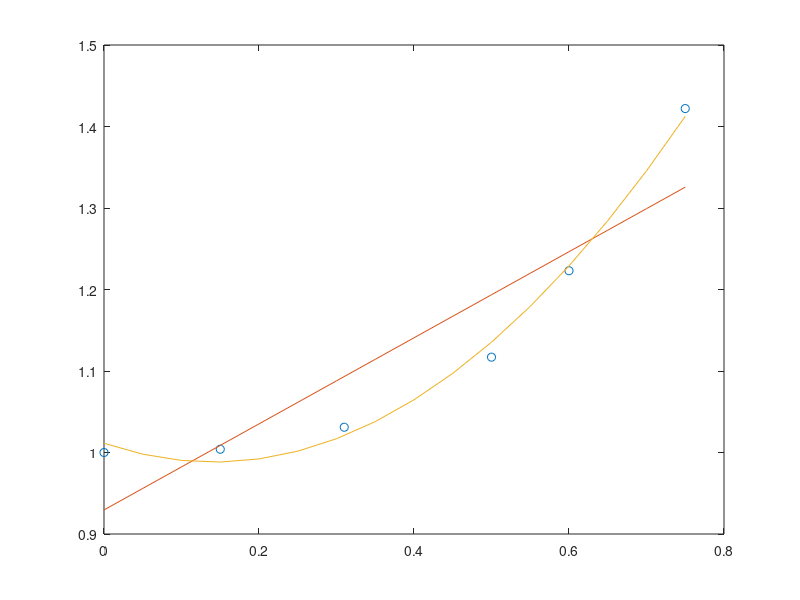
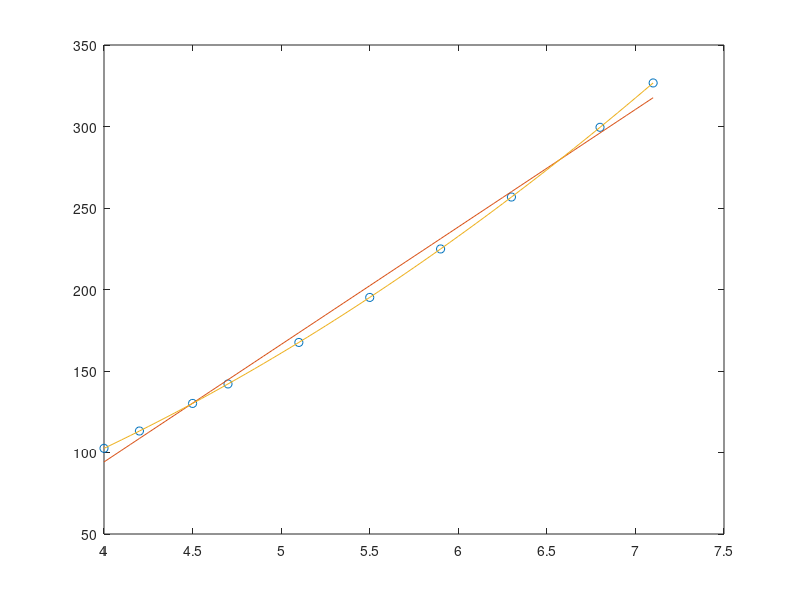
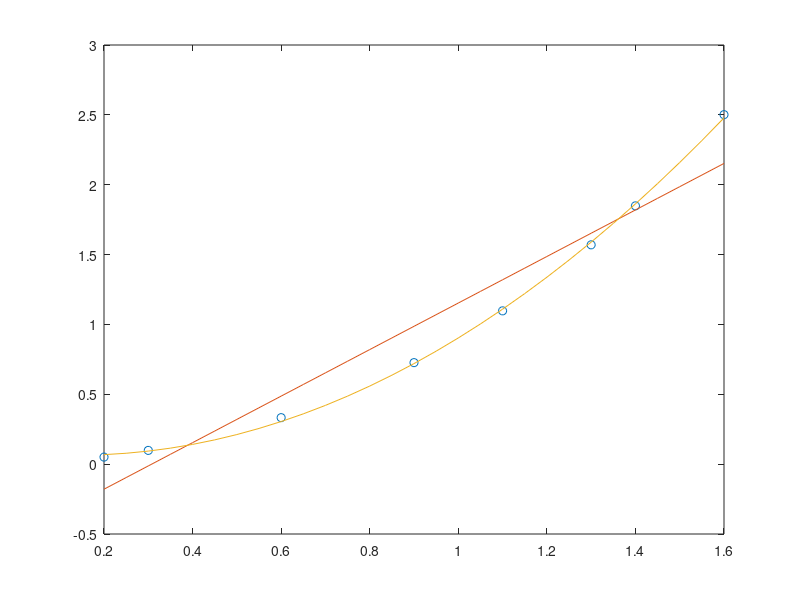

Source code (MATLAB) for these figures, in order:
%Nicholas Fong CSCI 166 MP 5 3/5/17

%data
x1 = [0,0.15,0.31,0.5,0.6,0.75];
x1New = 0:0.05:0.75;
y1 = [1,1.004,1.031,1.117,1.223,1.422];

x2 = [4,4.2,4.5,4.7,5.1,5.5,5.9,6.3,6.8,7.1];
x2New = 4:0.05:7.1;
y2 = [102.56,113.18,130.11,142.05,167.53,195.14,224.87,256.73,299.5,326.72];

x3 = [0.2,0.3,0.6,0.9,1.1,1.3,1.4,1.6];
x3New = 0.2:0.05:1.6;
y3 = [0.050446,0.098426,0.33277,0.7266,1.0972,1.5697,1.8487,2.5015];

%does the regression and plots it
function regression(x,xNew,y)
  linRegCoefficients = polyfit(x,y,1);
  quadRegCoefficients = polyfit(x,y,2);
  fprintf("x =");
  disp(x);
  fprintf("y =");
  disp(y);
  fprintf("linear regression coefficients =");
  disp(linRegCoefficients);
  fprintf("quadratic regression coefficients =");
  disp(quadRegCoefficients);
  yNewLinReg = polyval(linRegCoefficients, xNew);
  yNewQuadReg = polyval(quadRegCoefficients, xNew);
  plot(x,y,'o',xNew,yNewLinReg,xNew,yNewQuadReg);
end;

%run everything
figure(1);
fprintf('Figure 1:\n');
regression(x1,x1New,y1);
figure(2);
fprintf('\nFigure 2:\n');
regression(x2,x2New,y2);
figure(3);
fprintf('\nFigure 3:\n');
regression(x3,x3New,y3);